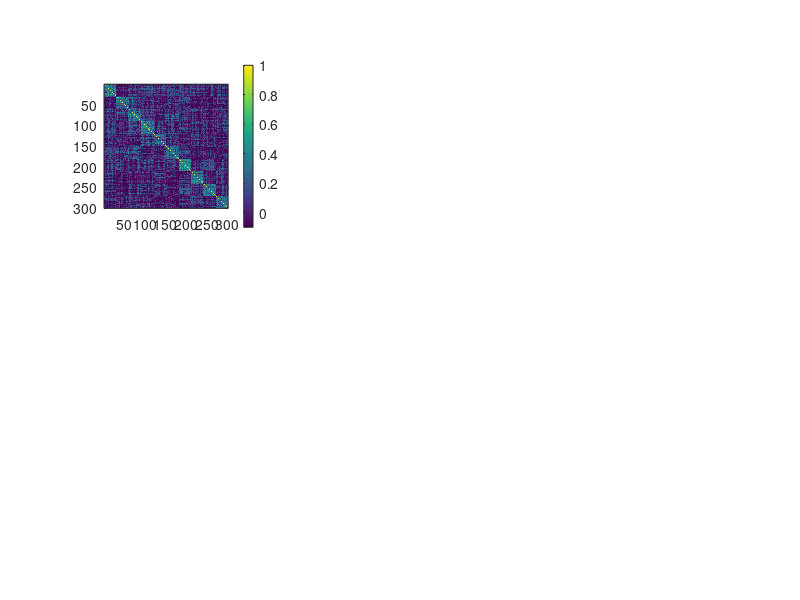

This figure's MATLAB source: (Note: this script raises an error after producing the figure.)
N=40;
V=300;
K=10;
rho0=0.05;
% rho0 = 0;
rho=0.5;
% rhoMin=0.5; % minimum non-zero fraction of rho in a block
rhoMin=1;

xx=linspace(1,rhoMin,V/K);
Sig0=toeplitz(xx);
Sig=rho0+(1-rho)*eye(V)+rho*kron(eye(K),Sig0);

Y = mvnrnd(repmat(0,[1,V]),Sig,N);

addnoise = 1;
if addnoise == 1
    Y = Y + randn(size(Y))*0.75;
end

% Y = randn(N,V)

S = corrcoef(Y);
[V,D]=eig(S);V=fliplr(V);D=flip(diag(D));

% subplot(2,2,1);imagesc(Sig,[-0.1,min(1,rho*2)]);axis image;colorbar
subplot(2,3,1);imagesc(S,[-0.1,min(1,rho*2)]);axis image;colorbar
grmat_top = keep_top(S, 0.1);
subplot(2,3,2);imagesc(grmat_top,[-0.1,min(1,rho*2)]);axis image;colorbar
grmat_grad = normalized_angle(grmat_top);
subplot(2,3,3);imagesc(grmat_grad,[-0.1,min(1,rho*2)]);axis image;colorbar

% subplot(2,2,3);plot(V(:,1:3));set(get(gca,'Children'),'LineWidth',2)
% legend({'PC1','PC2','PC3'})
[V,D]=eig(S); V=fliplr(V);
subplot(2,3,4);
[coeff, score, ~] = pca(S);
ngrads = 2;
grads = score(:, 1:ngrads);

plot(grads(:,1), grads(:,2), '*')
title('PCA')
% plot(V(:,1),V(:,2), '*')
% [coeff, score, ~] = pca(S);
% grads = score(:, 1:ngrads);
% 
% plot(grads(:,1), grads(:,2), '*')

subplot(2,3,5)

% grmat_grad = S;
% [V, D] = eig(grmat_grad); V=fliplr(V);
[coeff, score, ~] = pca(grmat_top);
grads = score(:, 1:ngrads);

plot(grads(:,1), grads(:,2), '*')
title('Just thresholding')

subplot(2,3,6)

% grmat_grad = S;
% [V, D] = eig(grmat_grad); V=fliplr(V);
[coeff, score, ~] = pca(grmat_grad);
grads = score(:, 1:ngrads);

plot(grads(:,1), grads(:,2), '*')
title('Gradients')
% subplot(2,2,4); plot(V(:,1),V(:,2), '*')
% xlim
fullscreen
% plot(grmat_grad*V(:,1), grmat_grad*V(:,2), '*')
BigFont(25)

%% On the original matrix 
[coeff, score, ~] = pca(Sig);
grads = score(:, 1:ngrads);
plot(grads(:,1), grads(:,2), '*')

%%
N=100;
V=300;
K=10;
rho0=0.05;
% rho0 = 0;
rho=0.5;
% rhoMin=0.5; % minimum non-zero fraction of rho in a block
rhoMin=1;

xx=linspace(1,rhoMin,V/K);
Sig0=toeplitz(xx);
Sig=rho0+(1-rho)*eye(V)+rho*kron(eye(K),Sig0);


addnoise = 1;
if addnoise == 1
    Y = Y + randn(size(Y))*0.75;
end

S = corrcoef(Y);
[V,D]=eig(S);V=fliplr(V);D=flip(diag(D));

% subplot(2,2,1);imagesc(Sig,[-0.1,min(1,rho*2)]);axis image;colorbar
subplot(2,3,1);imagesc(S,[-0.1,min(1,rho*2)]);axis image;colorbar
grmat_top = keep_top(S, 0.1);
subplot(2,3,2);imagesc(grmat_top,[-0.1,min(1,rho*2)]);axis image;colorbar
grmat_grad = normalized_angle(grmat_top);
subplot(2,3,3);imagesc(grmat_grad,[-0.1,min(1,rho*2)]);axis image;colorbar

% subplot(2,2,3);plot(V(:,1:3));set(get(gca,'Children'),'LineWidth',2)
% legend({'PC1','PC2','PC3'})
[V,D]=eig(S); V=fliplr(V);
subplot(2,3,4);
[coeff, score, ~] = pca(S);
ngrads = 2;
grads = score(:, 1:ngrads);

plot(grads(:,1), grads(:,2), '*')
title('PCA')
% plot(V(:,1),V(:,2), '*')
% [coeff, score, ~] = pca(S);
% grads = score(:, 1:ngrads);
% 
% plot(grads(:,1), grads(:,2), '*')

subplot(2,3,5)

% grmat_grad = S;
% [V, D] = eig(grmat_grad); V=fliplr(V);
[coeff, score, ~] = pca(grmat_top);
grads = score(:, 1:ngrads);

plot(grads(:,1), grads(:,2), '*')
title('Just thresholding')

subplot(2,3,6)

% grmat_grad = S;
% [V, D] = eig(grmat_grad); V=fliplr(V);
[coeff, score, ~] = pca(grmat_grad);
grads = score(:, 1:ngrads);

plot(grads(:,1), grads(:,2), '*')
title('Gradients')
% subplot(2,2,4); plot(V(:,1),V(:,2), '*')
% xlim
fullscreen
% plot(grmat_grad*V(:,1), grmat_grad*V(:,2), '*')
BigFont(25)
